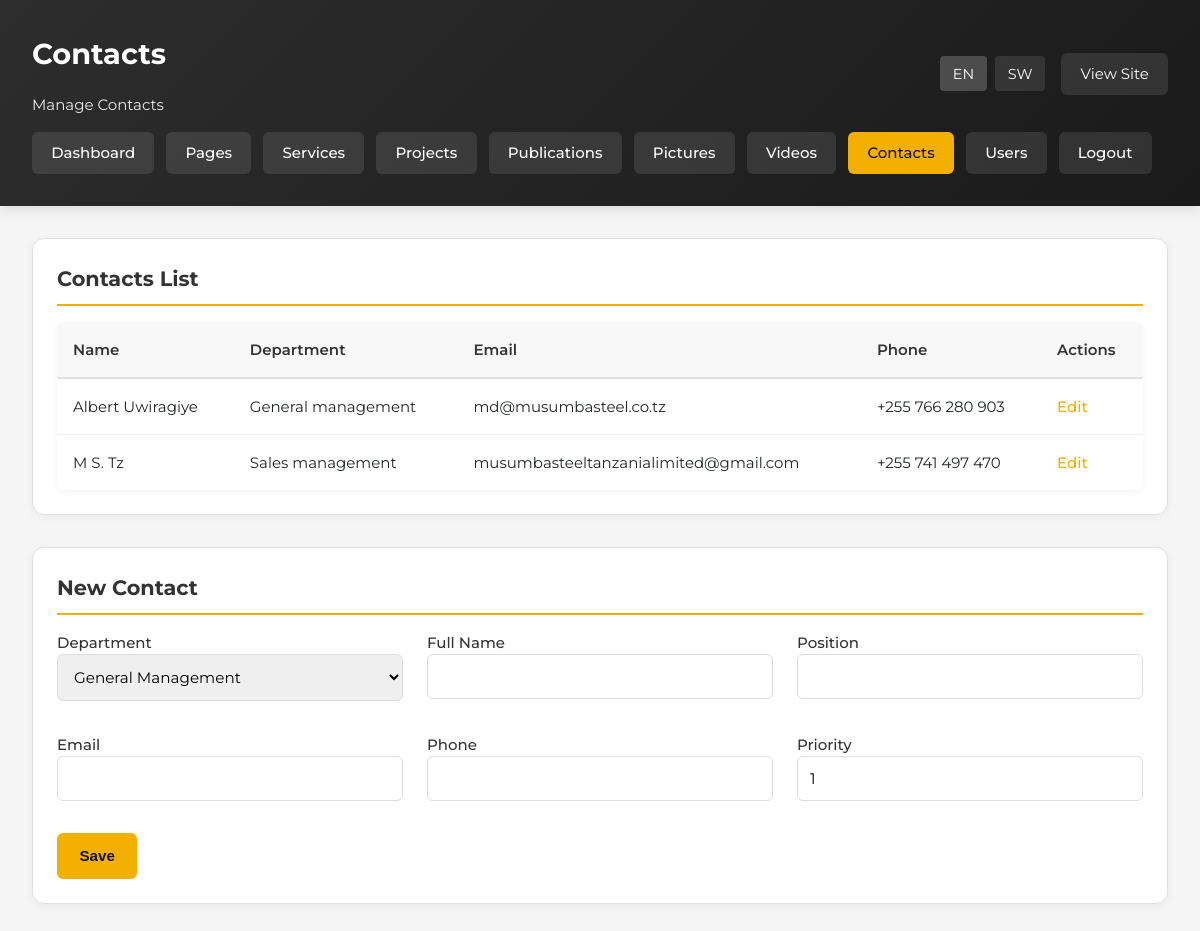
Page /admin/contacts.php (signed in) on the earlier database version.
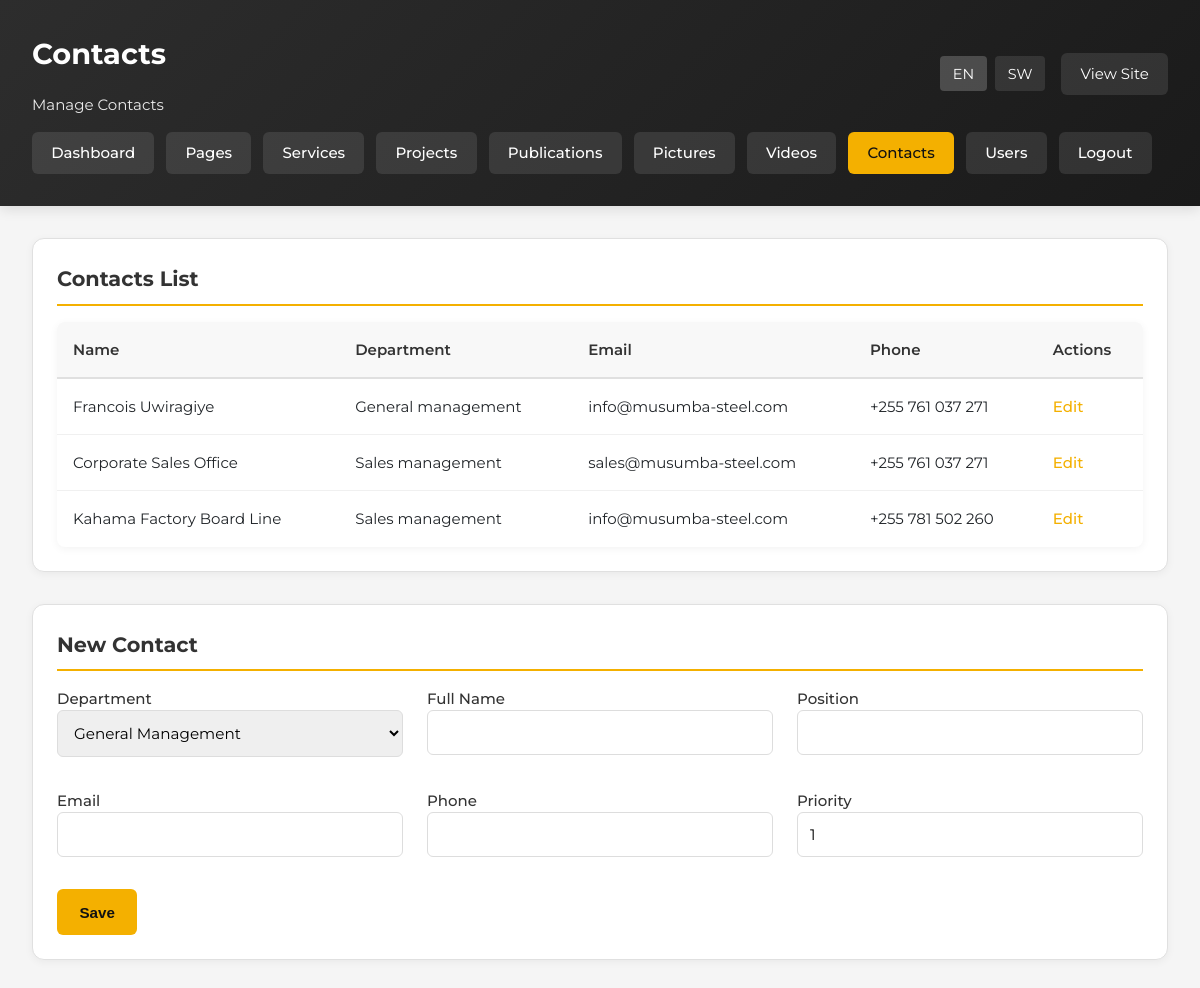
Same page on the later database version.
### tables this page shows
CREATE TABLE IF NOT EXISTS contacts (
    id INT AUTO_INCREMENT PRIMARY KEY,
    department ENUM('general-management','sales-management') NOT NULL,
    name VARCHAR(255) NOT NULL,
    position VARCHAR(255),
    email VARCHAR(255),
    phone VARCHAR(60),
    priority INT DEFAULT 1
);

### includes/helpers.php (called while the page is built, shortened)
<?php
require_once __DIR__ . '/../config/config.php';
function currentLang(): string
{
    return $_SESSION['lang'] ?? 'en';
}
function t(string $key): string
{
    static $dictionary;
    if ($dictionary === null) {
        $dictionary = include __DIR__ . '/translations.php';
    }
    $lang = currentLang();
    return $dictionary[$key][$lang] ?? $key;
}
function getContacts(string $department = null): array
{
    if ($department) {
        $result = query('SELECT * FROM contacts WHERE department = ? ORDER BY priority', [$department]);
    } else {
        $result = query('SELECT * FROM contacts ORDER BY department, priority');
    }
    return $result ? $result->fetch_all(MYSQLI_ASSOC) : [];
}

### config/config.php (called while the page is built, shortened)
<?php
function db(): mysqli
{
    static $connection;
    if ($connection instanceof mysqli) {
        return $connection;
    }
    $connection = new mysqli(DB_HOST, DB_USER, DB_PASS, DB_NAME);
    $connection->set_charset('utf8mb4');
    return $connection;
}
function query(string $sql, array $params = [])
{
    $connection = db();
    if (!$params) {
        return $connection->query($sql);
    }
    $stmt = $connection->prepare($sql);
    $types = '';
    $values = [];
    $stmt->bind_param($types, ...$values);
    $stmt->execute();
    return $stmt->get_result();
}

### admin/contacts.php (the view, shortened to what this page needs)
<?php
require_once __DIR__ . '/../includes/helpers.php';
$lang = currentLang();
$contacts = getContacts();
$editing = null;
?>
<!DOCTYPE html>
<html lang="<?= $lang === 'sw' ? 'sw' : 'en'; ?>">
<head>
    <link rel="stylesheet" href="../assets/css/style.css">
</head>
<body>
    <div class="admin-header">
        <div class="user-info">
            <div>
                <h1><?= t('admin.contacts'); ?></h1>
                <p style="margin: 0; opacity: 0.9;"><?= t('admin.manage_contacts'); ?></p>
            </div>
            <div style="display: flex; gap: 1rem; align-items: center;">
                <div class="language-switch" style="display: flex; gap: 0.5rem;">
                    <a class="<?= $lang === 'en' ? 'active' : ''; ?>" href="?lang=en<?= isset($_GET['id']) ? '&id=' . urlencode($_GET['id']) : ''; ?>" style="color: white; text-decoration: none; padding: 0.4rem 0.8rem; background: <?= $lang === 'en' ? 'rgba(255,255,255,0.2)' : 'rgba(255,255,255,0.1)'; ?>; border-radius: 4px; font-size: 0.9rem;">EN</a>
                    <a class="<?= $lang === 'sw' ? 'active' : ''; ?>" href="?lang=sw<?= isset($_GET['id']) ? '&id=' . urlencode($_GET['id']) : ''; ?>" style="color: white; text-decoration: none; padding: 0.4rem 0.8rem; background: <?= $lang === 'sw' ? 'rgba(255,255,255,0.2)' : 'rgba(255,255,255,0.1)'; ?>; border-radius: 4px; font-size: 0.9rem;">SW</a>
                </div>
                <a href="../index.php?lang=<?= $lang; ?>" style="color: white; text-decoration: none; padding: 0.6rem 1.2rem; background: rgba(255,255,255,0.1); border-radius: 6px;"><?= t('admin.view_site'); ?></a>
            </div>
        </div>
        <nav class="admin-nav">
            <a href="dashboard.php?lang=<?= $lang; ?>"><?= t('admin.dashboard'); ?></a>
            <a href="pages.php?lang=<?= $lang; ?>"><?= t('admin.pages'); ?></a>
            <a href="services.php?lang=<?= $lang; ?>"><?= t('admin.services'); ?></a>
            <a href="projects.php?lang=<?= $lang; ?>"><?= t('admin.projects'); ?></a>
            <a href="publications.php?lang=<?= $lang; ?>"><?= t('admin.publications'); ?></a>
            <a href="pictures.php?lang=<?= $lang; ?>"><?= t('admin.pictures'); ?></a>
            <a href="videos.php?lang=<?= $lang; ?>"><?= t('admin.videos'); ?></a>
            <a href="contacts.php?lang=<?= $lang; ?>" style="background: var(--primary); color: #111;"><?= t('admin.contacts'); ?></a>
            <a href="users.php?lang=<?= $lang; ?>"><?= t('admin.users'); ?></a>
            <a href="logout.php"><?= t('admin.logout'); ?></a>
        </nav>
    </div>
    <div class="admin-layout">
        <section class="dashboard-section">
            <h2><?= t('admin.contacts_list'); ?></h2>
        <table>
            <thead>
                <tr>
                        <th><?= t('admin.name'); ?></th>
                        <th><?= t('admin.department'); ?></th>
                    <th><?= t('admin.email'); ?></th>
                        <th><?= t('admin.phone'); ?></th>
                        <th><?= t('admin.actions'); ?></th>
                </tr>
            </thead>
            <tbody>
                    <?php if (empty($contacts)): ?>
                        <tr>
                            <td colspan="5" style="text-align: center; color: #999; padding: 2rem;">
                                <?= t('admin.no_contacts'); ?>
                            </td>
                        </tr>
                    <?php else: ?>
                <?php foreach ($contacts as $person): ?>
                    <tr>
                        <td><?= htmlspecialchars($person['name']); ?></td>
                                <td><?= htmlspecialchars(ucfirst(str_replace('-', ' ', $person['department']))); ?></td>
                        <td><?= htmlspecialchars($person['email']); ?></td>
                        <td><?= htmlspecialchars($person['phone']); ?></td>
                                <td><a href="?lang=<?= $lang; ?>&id=<?= $person['id']; ?>"><?= t('admin.edit'); ?></a></td>
                    </tr>
                <?php endforeach; ?>
                    <?php endif; ?>
            </tbody>
        </table>
        </section>
        <section class="dashboard-section">
            <h2><?= $editing ? t('admin.edit_contact') : t('admin.new_contact'); ?></h2>
        <form method="post">
                <div class="form-grid">
            <label>
                        <?= t('admin.department'); ?>
                        <select name="department" required>
                    <option value="general-management" <?= (($editing['department'] ?? '') === 'general-management') ? 'selected' : ''; ?>>General Management</option>
                </select>
            </label>
            <label>
                        <?= t('admin.full_name'); ?>
                        <input type="text" name="name" value="<?= htmlspecialchars($editing['name'] ?? ''); ?>" required>
            </label>
            <label>
                        <?= t('admin.position'); ?>
                        <input type="text" name="position" value="<?= htmlspecialchars($editing['position'] ?? ''); ?>" required>
            </label>
            <label>
                <?= t('admin.email'); ?>
                <input type="email" name="email" value="<?= htmlspecialchars($editing['email'] ?? ''); ?>" required>
            </label>
            <label>
                        <?= t('admin.phone'); ?>
                        <input type="text" name="phone" value="<?= htmlspecialchars($editing['phone'] ?? ''); ?>" required>
            </label>
            <label>
                        <?= t('admin.priority'); ?>
                <input type="number" name="priority" min="1" value="<?= htmlspecialchars($editing['priority'] ?? 1); ?>">
            </label>
                </div>
                <button class="btn primary" type="submit"><?= t('admin.save'); ?></button>
        </form>
        </section>
    </div>
</body>
</html>

### assets/css/style.css (style rules this page uses)
:root { --brand-dark: #1a1a1a; --brand-steel: #2d2d2d; --brand-gold: #f4b000; --brand-gold-dark: #c98900; --brand-gold-bright: #ffc933; --brand-gray: #f2f2f2; --ink: #212529; --muted: #5c6770; --line: #dde2e8; --white: #ffffff; --max-width: 1200px; --steel: var(--brand-dark); --gold: var(--brand-gold); --gold-bright: var(--brand-gold-bright); --gold-dark: var(--brand-gold-dark); --primary: var(--brand-gold); --primary-dark: var(--brand-gold-dark); --paper: #fff; --alaf-navy: var(--brand-dark); --alaf-blue: var(--brand-gold); --alaf-blue-mid: var(--brand-gold-dark); --alaf-gray: var(--brand-gray); }
* { box-sizing: border-box; margin: 0; padding: 0; }
html, body { overflow-x: hidden; }
body { font-family: 'Titillium Web', Arial, Helvetica, sans-serif; color: var(--ink); background: #fff; line-height: 1.55; font-size: 15px; }
a { color: inherit; }
.btn { display: inline-flex; align-items: center; justify-content: center; text-decoration: none; font-weight: 700; padding: .75rem 1.2rem; border: 2px solid transparent; }
.btn.primary { background: var(--brand-gold); color: #111; }

### admin/contacts.php (style rules this page uses)
body { background: #f5f5f5; font-family: 'Montserrat', sans-serif; }
.admin-header { background: linear-gradient(135deg, #2d2d2d 0%, #1a1a1a 100%); color: white; padding: 2rem; margin-bottom: 2rem; box-shadow: 0 4px 12px rgba(0, 0, 0, 0.1); }
.admin-header h1 { margin: 0 0 1rem 0; font-size: 1.8rem; }
.admin-header .user-info { display: flex; justify-content: space-between; align-items: center; flex-wrap: wrap; gap: 1rem; }
.admin-nav { display: flex; flex-wrap: wrap; gap: 0.75rem; margin-top: 1rem; }
.admin-nav a { padding: 0.6rem 1.2rem; background: rgba(255, 255, 255, 0.1); color: white; text-decoration: none; border-radius: 6px; font-weight: 500; transition: background 0.2s ease; }
.admin-layout { max-width: 1400px; margin: 0 auto; padding: 0 2rem 2rem; }
.dashboard-section { background: white; border-radius: 12px; padding: 1.5rem; border: 1px solid #e0e0e0; box-shadow: 0 2px 8px rgba(0, 0, 0, 0.05); margin-bottom: 2rem; }
.dashboard-section h2 { margin: 0 0 1rem 0; color: #333; font-size: 1.3rem; border-bottom: 2px solid var(--primary); padding-bottom: 0.5rem; }
table { width: 100%; border-collapse: collapse; background: white; border-radius: 8px; overflow: hidden; box-shadow: 0 2px 8px rgba(0, 0, 0, 0.05); }
table thead { background: #f8f8f8; }
table th { padding: 1rem; text-align: left; font-weight: 600; color: #333; border-bottom: 2px solid #e0e0e0; }
table td { padding: 1rem; border-bottom: 1px solid #f0f0f0; }
table tbody tr:last-child td { border-bottom: none; }
table a { color: var(--primary); text-decoration: none; font-weight: 500; }
.form-grid { display: grid; grid-template-columns: repeat(auto-fit, minmax(300px, 1fr)); gap: 1.5rem; margin-bottom: 1.5rem; }
label { display: block; margin-bottom: 0.5rem; font-weight: 500; color: #333; }
input[type="text"], input[type="email"], input[type="number"], select { width: 100%; padding: 0.75rem; border: 1px solid #ddd; border-radius: 6px; font-size: 0.95rem; font-family: inherit; transition: border-color 0.2s ease; }
.btn { padding: 0.9rem 1.4rem; border-radius: 6px; text-decoration: none; font-weight: 600; border: none; cursor: pointer; font-size: 0.95rem; transition: background 0.2s ease; }
.btn.primary { background: var(--primary); color: #111; }

Differences in the rows shown:
changed contacts "General management": name "Albert Uwiragiye" → "Francois Uwiragiye"; email "md@musumbasteel.co.tz" → "info@musumba-steel.com"; phone "+255 766 280 903" → "+255 761 037 271"
changed contacts: name "M S. Tz" → "Corporate Sales Office"; email "musumbasteeltanzanialimited@gmail.com" → "sales@musumba-steel.com"; phone "+255 741 497 470" → "+255 761 037 271"
added contacts: name "Kahama Factory Board Line", department "Sales management", email "info@musumba-steel.com", phone "+255 781 502 260"
